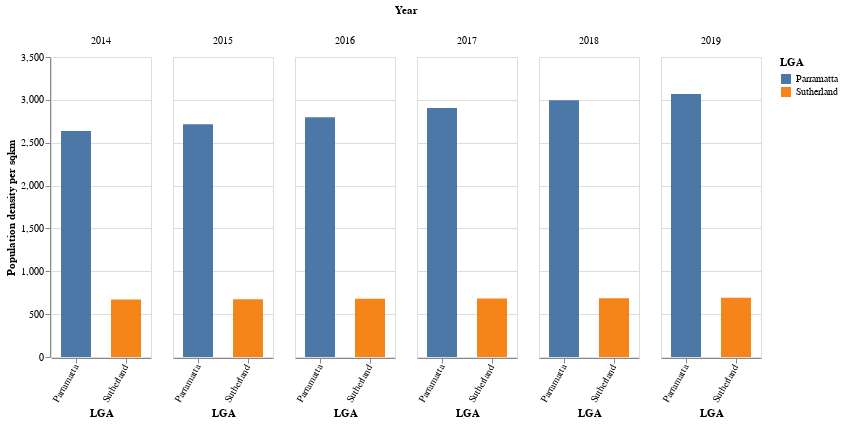

Notebook code cell kept with this figure:
### Markdown cell above
**Display the grouped bar chart for population density in Parramatta and Sutherland**

### Code cell
displayChart('Population density per sqkm',population)

### Figure 1 — Vega-Lite specification as saved in the notebook (floating-point values rounded to 4 significant figures)
{"config": {"view": {"continuousWidth": 400, "continuousHeight": 300}}, "data": {"name": "data-29cbcd61be69e01de98696cd37646687"}, "mark": {"type": "bar", "size": 30}, "encoding": {"color": {"type": "nominal", "field": "LGA"}, "column": {"type": "nominal", "field": "Year"}, "x": {"type": "nominal", "axis": {"labelAngle": 300}, "field": "LGA"}, "y": {"type": "quantitative", "axis": {"title": "Population density per sqkm"}, "field": "Count"}}, "width": {"step": 50}, "$schema": "https://vega.github.io/schema/vega-lite/v4.8.1.json", "datasets": {"data-29cbcd61be69e01de98696cd37646687": [{"LGA": "Parramatta", "Description": "Persons (persons/km2)", "Year": "2014", "Count": 2638.0}, {"LGA": "Parramatta", "Description": "Persons (persons/km2)", "Year": "2015", "Count": 2716.0}, {"LGA": "Parramatta", "Description": "Persons (persons/km2)", "Year": "2016", "Count": 2797.0}, {"LGA": "Parramatta", "Description": "Persons (persons/km2)", "Year": "2017", "Count": 2905.0}, {"LGA": "Parramatta", "Description": "Persons (persons/km2)", "Year": "2018", "Count": 2995.0}, {"LGA": "Parramatta", "Description": "Persons (persons/km2)", "Year": "2019", "Count": 3068.0}, {"LGA": "Sutherland", "Description": "Persons (persons/km2)", "Year": "2014", "Count": 671.2}, {"LGA": "Sutherland", "Description": "Persons (persons/km2)", "Year": "2015", "Count": 675.1}, {"LGA": "Sutherland", "Description": "Persons (persons/km2)", "Year": "2016", "Count": 678.9}, {"LGA": "Sutherland", "Description": "Persons (persons/km2)", "Year": "2017", "Count": 682.6}, {"LGA": "Sutherland", "Description": "Persons (persons/km2)", "Year": "2018", "Count": 686.4}, {"LGA": "Sutherland", "Description": "Persons (persons/km2)", "Year": "2019", "Count": 691.3}]}}
